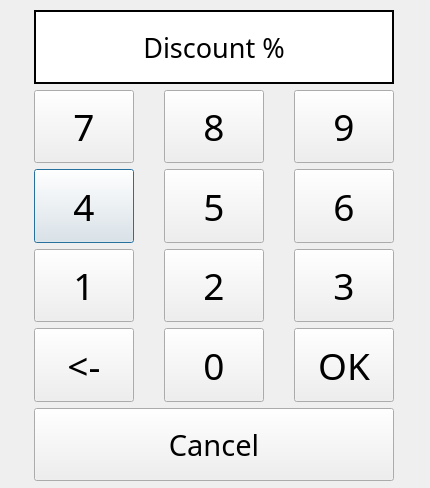
<?xml version="1.0" encoding="UTF-8"?>
<ui version="4.0">
 <class>discount_percent_dialog</class>
 <widget class="QDialog" name="discount_percent_dialog">
  <property name="geometry">
   <rect>
    <x>0</x>
    <y>0</y>
    <width>430</width>
    <height>488</height>
   </rect>
  </property>
  <property name="windowTitle">
   <string>Enter Discount Percent</string>
  </property>
  <widget class="QWidget" name="gridLayoutWidget">
   <property name="geometry">
    <rect>
     <x>10</x>
     <y>10</y>
     <width>411</width>
     <height>471</height>
    </rect>
   </property>
   <layout class="QGridLayout" name="gridLayout">
    <item row="2" column="0">
     <widget class="QPushButton" name="btn_4">
      <property name="maximumSize">
       <size>
        <width>100</width>
        <height>100</height>
       </size>
      </property>
      <property name="font">
       <font>
        <family>Book Antiqua</family>
        <pointsize>28</pointsize>
       </font>
      </property>
      <property name="text">
       <string>4</string>
      </property>
     </widget>
    </item>
    <item row="0" column="0" colspan="3">
     <widget class="QLabel" name="lbl_discount_percent">
      <property name="sizePolicy">
       <sizepolicy hsizetype="Ignored" vsizetype="Ignored">
        <horstretch>0</horstretch>
        <verstretch>0</verstretch>
       </sizepolicy>
      </property>
      <property name="font">
       <font>
        <family>Book Antiqua</family>
        <pointsize>20</pointsize>
        <stylestrategy>PreferAntialias</stylestrategy>
       </font>
      </property>
      <property name="styleSheet">
       <string notr="true">background: rgb(255, 255, 255);</string>
      </property>
      <property name="frameShape">
       <enum>QFrame::Box</enum>
      </property>
      <property name="frameShadow">
       <enum>QFrame::Plain</enum>
      </property>
      <property name="lineWidth">
       <number>2</number>
      </property>
      <property name="text">
       <string>Discount %</string>
      </property>
      <property name="alignment">
       <set>Qt::AlignCenter</set>
      </property>
     </widget>
    </item>
    <item row="3" column="1">
     <widget class="QPushButton" name="btn_2">
      <property name="maximumSize">
       <size>
        <width>100</width>
        <height>100</height>
       </size>
      </property>
      <property name="font">
       <font>
        <family>Book Antiqua</family>
        <pointsize>28</pointsize>
       </font>
      </property>
      <property name="text">
       <string>2</string>
      </property>
     </widget>
    </item>
    <item row="1" column="0">
     <widget class="QPushButton" name="btn_7">
      <property name="maximumSize">
       <size>
        <width>100</width>
        <height>100</height>
       </size>
      </property>
      <property name="font">
       <font>
        <family>Book Antiqua</family>
        <pointsize>28</pointsize>
       </font>
      </property>
      <property name="text">
       <string>7</string>
      </property>
     </widget>
    </item>
    <item row="4" column="1">
     <widget class="QPushButton" name="btn_0">
      <property name="maximumSize">
       <size>
        <width>100</width>
        <height>100</height>
       </size>
      </property>
      <property name="font">
       <font>
        <family>Book Antiqua</family>
        <pointsize>28</pointsize>
       </font>
      </property>
      <property name="text">
       <string>0</string>
      </property>
     </widget>
    </item>
    <item row="3" column="2">
     <widget class="QPushButton" name="btn_3">
      <property name="maximumSize">
       <size>
        <width>100</width>
        <height>100</height>
       </size>
      </property>
      <property name="font">
       <font>
        <family>Book Antiqua</family>
        <pointsize>28</pointsize>
       </font>
      </property>
      <property name="text">
       <string>3</string>
      </property>
     </widget>
    </item>
    <item row="4" column="0">
     <widget class="QPushButton" name="btn_backspace">
      <property name="maximumSize">
       <size>
        <width>100</width>
        <height>100</height>
       </size>
      </property>
      <property name="font">
       <font>
        <family>Book Antiqua</family>
        <pointsize>28</pointsize>
       </font>
      </property>
      <property name="text">
       <string>&lt;-</string>
      </property>
     </widget>
    </item>
    <item row="1" column="2">
     <widget class="QPushButton" name="btn_9">
      <property name="maximumSize">
       <size>
        <width>100</width>
        <height>100</height>
       </size>
      </property>
      <property name="font">
       <font>
        <family>Book Antiqua</family>
        <pointsize>28</pointsize>
       </font>
      </property>
      <property name="text">
       <string>9</string>
      </property>
     </widget>
    </item>
    <item row="2" column="1">
     <widget class="QPushButton" name="btn_5">
      <property name="maximumSize">
       <size>
        <width>100</width>
        <height>100</height>
       </size>
      </property>
      <property name="font">
       <font>
        <family>Book Antiqua</family>
        <pointsize>28</pointsize>
       </font>
      </property>
      <property name="text">
       <string>5</string>
      </property>
     </widget>
    </item>
    <item row="4" column="2">
     <widget class="QPushButton" name="btn_ok">
      <property name="maximumSize">
       <size>
        <width>100</width>
        <height>100</height>
       </size>
      </property>
      <property name="font">
       <font>
        <family>Book Antiqua</family>
        <pointsize>28</pointsize>
       </font>
      </property>
      <property name="text">
       <string>OK</string>
      </property>
     </widget>
    </item>
    <item row="3" column="0">
     <widget class="QPushButton" name="btn_1">
      <property name="maximumSize">
       <size>
        <width>100</width>
        <height>100</height>
       </size>
      </property>
      <property name="font">
       <font>
        <family>Book Antiqua</family>
        <pointsize>28</pointsize>
       </font>
      </property>
      <property name="text">
       <string>1</string>
      </property>
     </widget>
    </item>
    <item row="1" column="1">
     <widget class="QPushButton" name="btn_8">
      <property name="maximumSize">
       <size>
        <width>100</width>
        <height>100</height>
       </size>
      </property>
      <property name="font">
       <font>
        <family>Book Antiqua</family>
        <pointsize>28</pointsize>
       </font>
      </property>
      <property name="text">
       <string>8</string>
      </property>
     </widget>
    </item>
    <item row="2" column="2">
     <widget class="QPushButton" name="btn_6">
      <property name="maximumSize">
       <size>
        <width>100</width>
        <height>100</height>
       </size>
      </property>
      <property name="font">
       <font>
        <family>Book Antiqua</family>
        <pointsize>28</pointsize>
       </font>
      </property>
      <property name="text">
       <string>6</string>
      </property>
     </widget>
    </item>
    <item row="5" column="0" colspan="3">
     <widget class="QPushButton" name="btn_cancel">
      <property name="sizePolicy">
       <sizepolicy hsizetype="Ignored" vsizetype="Ignored">
        <horstretch>0</horstretch>
        <verstretch>0</verstretch>
       </sizepolicy>
      </property>
      <property name="font">
       <font>
        <family>Book Antiqua</family>
        <pointsize>22</pointsize>
       </font>
      </property>
      <property name="text">
       <string>Cancel</string>
      </property>
     </widget>
    </item>
   </layout>
  </widget>
 </widget>
 <resources/>
 <connections/>
</ui>
